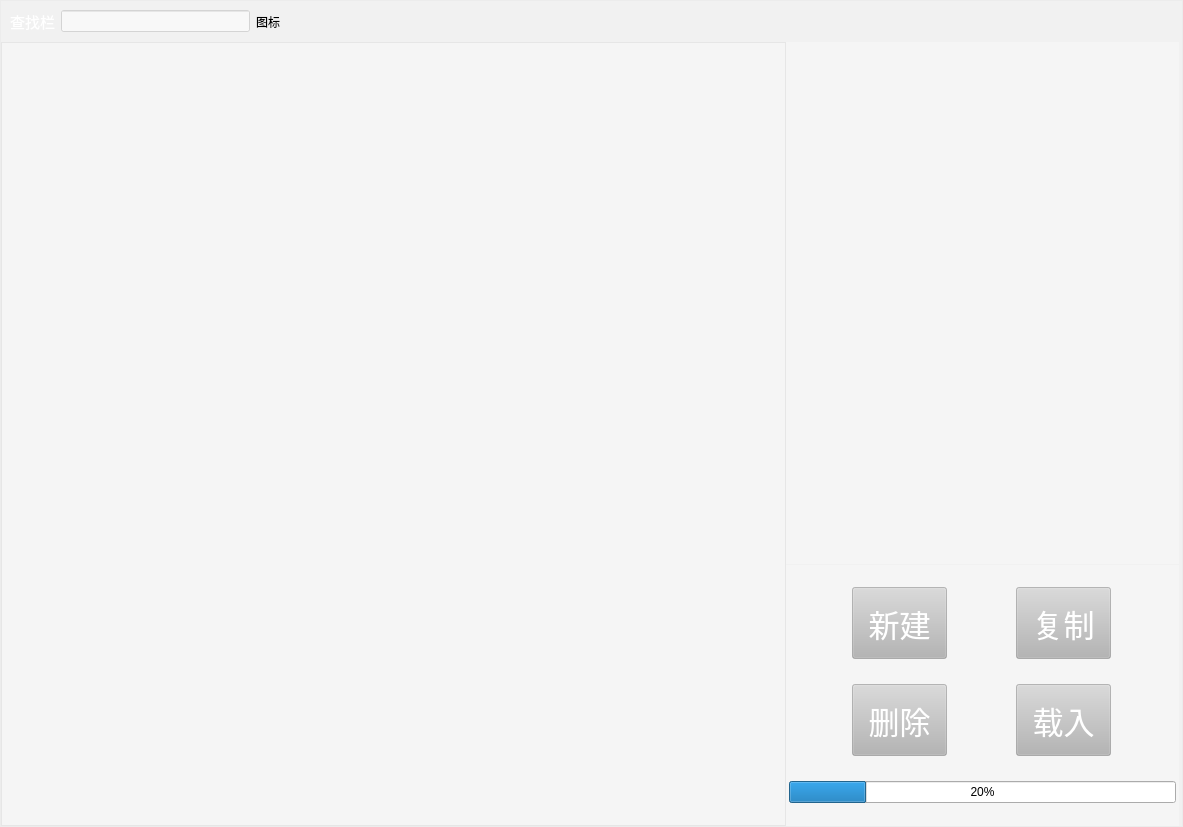
<?xml version="1.0" encoding="UTF-8"?>
<ui version="4.0">
 <class>ParamSetGraphic</class>
 <widget class="QWidget" name="ParamSetGraphic">
  <property name="geometry">
   <rect>
    <x>0</x>
    <y>0</y>
    <width>1183</width>
    <height>827</height>
   </rect>
  </property>
  <property name="windowTitle">
   <string>Form</string>
  </property>
  <property name="styleSheet">
   <string notr="true"/>
  </property>
  <layout class="QHBoxLayout" name="horizontalLayout_5">
   <property name="spacing">
    <number>0</number>
   </property>
   <property name="leftMargin">
    <number>0</number>
   </property>
   <property name="topMargin">
    <number>0</number>
   </property>
   <property name="rightMargin">
    <number>0</number>
   </property>
   <property name="bottomMargin">
    <number>0</number>
   </property>
   <item>
    <widget class="QFrame" name="frame">
     <property name="styleSheet">
      <string notr="true">QFrame#frame
{
border-image: url(res/4.jpg);
background-color: rgba(255, 255, 255, 10%);
}</string>
     </property>
     <property name="frameShape">
      <enum>QFrame::StyledPanel</enum>
     </property>
     <property name="frameShadow">
      <enum>QFrame::Raised</enum>
     </property>
     <layout class="QVBoxLayout" name="verticalLayout_3">
      <property name="spacing">
       <number>0</number>
      </property>
      <property name="leftMargin">
       <number>0</number>
      </property>
      <property name="topMargin">
       <number>0</number>
      </property>
      <property name="rightMargin">
       <number>0</number>
      </property>
      <property name="bottomMargin">
       <number>0</number>
      </property>
      <item>
       <widget class="QWidget" name="widget" native="true">
        <property name="styleSheet">
         <string notr="true"/>
        </property>
        <layout class="QHBoxLayout" name="horizontalLayout_4">
         <item>
          <widget class="QLabel" name="label">
           <property name="font">
            <font>
             <pointsize>11</pointsize>
            </font>
           </property>
           <property name="styleSheet">
            <string notr="true">color: rgb(255, 255, 255);</string>
           </property>
           <property name="text">
            <string>查找栏</string>
           </property>
          </widget>
         </item>
         <item>
          <widget class="QLineEdit" name="h_searchedit">
           <property name="maximumSize">
            <size>
             <width>189</width>
             <height>16777215</height>
            </size>
           </property>
           <property name="styleSheet">
            <string notr="true">background-color: rgba(255, 255, 255, 50%);</string>
           </property>
          </widget>
         </item>
         <item>
          <widget class="QLabel" name="h_label">
           <property name="text">
            <string>图标</string>
           </property>
          </widget>
         </item>
         <item>
          <spacer name="horizontalSpacer">
           <property name="orientation">
            <enum>Qt::Horizontal</enum>
           </property>
           <property name="sizeHint" stdset="0">
            <size>
             <width>885</width>
             <height>20</height>
            </size>
           </property>
          </spacer>
         </item>
        </layout>
       </widget>
      </item>
      <item>
       <layout class="QHBoxLayout" name="horizontalLayout_3" stretch="2,1">
        <property name="spacing">
         <number>0</number>
        </property>
        <property name="rightMargin">
         <number>3</number>
        </property>
        <item>
         <widget class="QTableView" name="h_modeltableview">
          <property name="styleSheet">
           <string notr="true">QTableView#h_modeltableview
{
	background-color:transparent;
	background-color: rgba(255, 255, 255, 30%);
	
	
	gridline-color: rgb(255, 255, 255);
}</string>
          </property>
         </widget>
        </item>
        <item>
         <layout class="QVBoxLayout" name="verticalLayout_2" stretch="2,1">
          <property name="spacing">
           <number>1</number>
          </property>
          <item>
           <widget class="QWidget" name="h_widgetview" native="true">
            <property name="styleSheet">
             <string notr="true">QWidget#h_widgetview
{
	background-color: rgba(255, 255, 255, 30%);
}
</string>
            </property>
            <layout class="QVBoxLayout" name="verticalLayout_4">
             <property name="spacing">
              <number>1</number>
             </property>
             <property name="leftMargin">
              <number>1</number>
             </property>
             <property name="topMargin">
              <number>1</number>
             </property>
             <property name="rightMargin">
              <number>1</number>
             </property>
             <property name="bottomMargin">
              <number>1</number>
             </property>
             <item>
              <layout class="QHBoxLayout" name="layout_imageview"/>
             </item>
            </layout>
           </widget>
          </item>
          <item>
           <widget class="QWidget" name="funwidget" native="true">
            <property name="styleSheet">
             <string notr="true">QWidget#funwidget
{
	background-color: rgba(255, 255, 255, 30%);
}
</string>
            </property>
            <layout class="QVBoxLayout" name="verticalLayout">
             <property name="leftMargin">
              <number>3</number>
             </property>
             <property name="topMargin">
              <number>3</number>
             </property>
             <property name="rightMargin">
              <number>3</number>
             </property>
             <property name="bottomMargin">
              <number>3</number>
             </property>
             <item>
              <layout class="QHBoxLayout" name="horizontalLayout">
               <item>
                <widget class="QPushButton" name="h_addnewbtn">
                 <property name="minimumSize">
                  <size>
                   <width>90</width>
                   <height>70</height>
                  </size>
                 </property>
                 <property name="maximumSize">
                  <size>
                   <width>95</width>
                   <height>72</height>
                  </size>
                 </property>
                 <property name="font">
                  <font>
                   <pointsize>23</pointsize>
                  </font>
                 </property>
                 <property name="styleSheet">
                  <string notr="true">background-color: rgba(181, 181, 181, 50%);
color: rgb(255, 255, 255);</string>
                 </property>
                 <property name="text">
                  <string>新建</string>
                 </property>
                </widget>
               </item>
               <item>
                <widget class="QPushButton" name="h_clonebtn">
                 <property name="minimumSize">
                  <size>
                   <width>90</width>
                   <height>70</height>
                  </size>
                 </property>
                 <property name="maximumSize">
                  <size>
                   <width>95</width>
                   <height>72</height>
                  </size>
                 </property>
                 <property name="font">
                  <font>
                   <pointsize>23</pointsize>
                  </font>
                 </property>
                 <property name="styleSheet">
                  <string notr="true">background-color: rgba(181, 181, 181, 50%);
color: rgb(255, 255, 255);</string>
                 </property>
                 <property name="text">
                  <string>复制</string>
                 </property>
                </widget>
               </item>
              </layout>
             </item>
             <item>
              <layout class="QHBoxLayout" name="horizontalLayout_2">
               <item>
                <widget class="QPushButton" name="h_delbtn">
                 <property name="minimumSize">
                  <size>
                   <width>90</width>
                   <height>70</height>
                  </size>
                 </property>
                 <property name="maximumSize">
                  <size>
                   <width>95</width>
                   <height>72</height>
                  </size>
                 </property>
                 <property name="font">
                  <font>
                   <pointsize>23</pointsize>
                  </font>
                 </property>
                 <property name="styleSheet">
                  <string notr="true">background-color: rgba(181, 181, 181, 50%);
color: rgb(255, 255, 255);</string>
                 </property>
                 <property name="text">
                  <string>删除</string>
                 </property>
                </widget>
               </item>
               <item>
                <widget class="QPushButton" name="h_loadbtn">
                 <property name="minimumSize">
                  <size>
                   <width>90</width>
                   <height>70</height>
                  </size>
                 </property>
                 <property name="maximumSize">
                  <size>
                   <width>95</width>
                   <height>72</height>
                  </size>
                 </property>
                 <property name="font">
                  <font>
                   <pointsize>23</pointsize>
                  </font>
                 </property>
                 <property name="styleSheet">
                  <string notr="true">background-color: rgba(181, 181, 181, 50%);
color: rgb(255, 255, 255);</string>
                 </property>
                 <property name="text">
                  <string>载入</string>
                 </property>
                </widget>
               </item>
              </layout>
             </item>
             <item>
              <widget class="QProgressBar" name="h_progressBar">
               <property name="value">
                <number>20</number>
               </property>
               <property name="textVisible">
                <bool>true</bool>
               </property>
              </widget>
             </item>
            </layout>
           </widget>
          </item>
         </layout>
        </item>
       </layout>
      </item>
     </layout>
    </widget>
   </item>
  </layout>
 </widget>
 <resources/>
 <connections/>
</ui>
